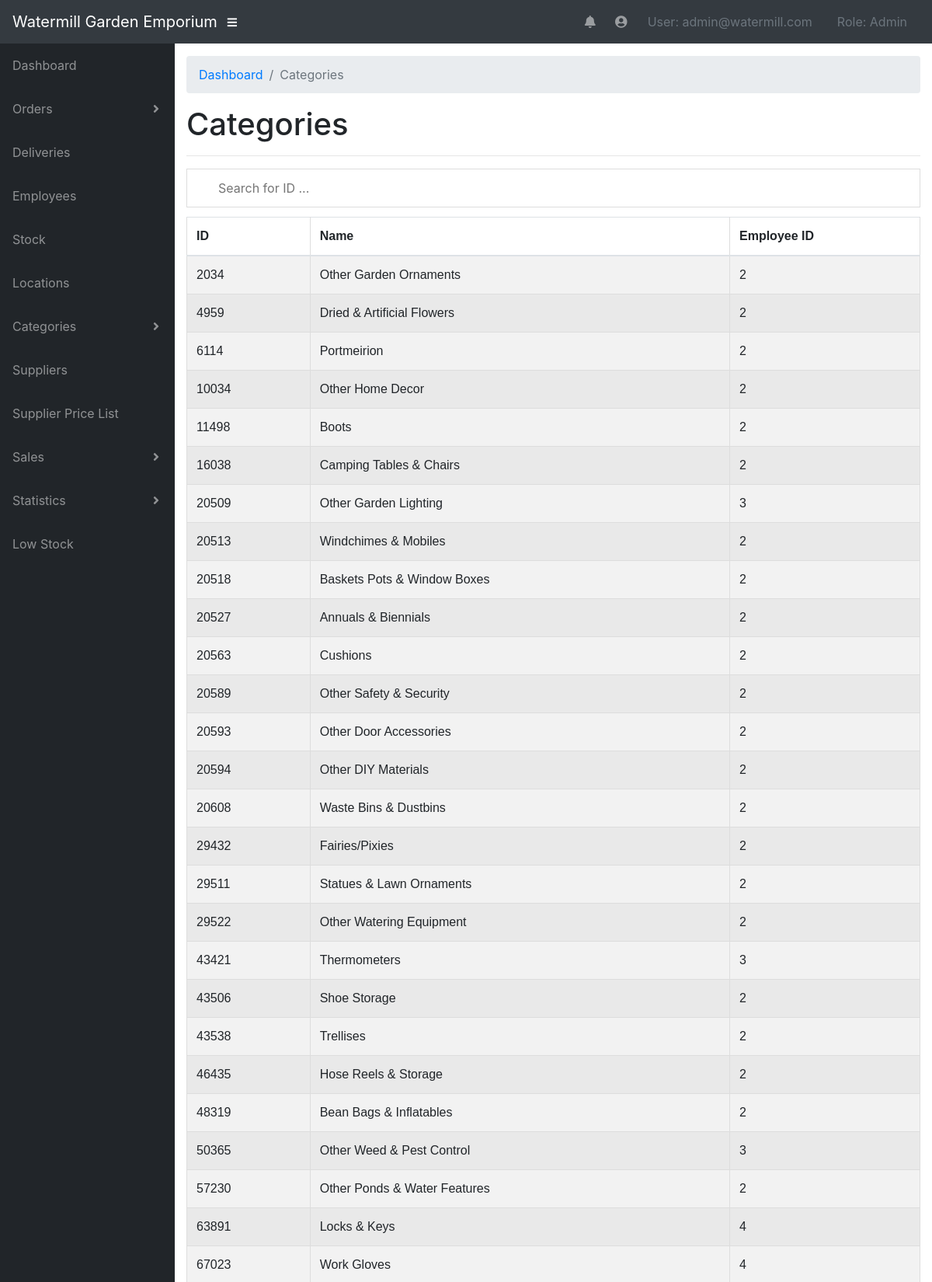
/category.php (signed in, upper part), run on the app's committed database.
### tables this page shows
CREATE TABLE IF NOT EXISTS category (
  categoryId int NOT NULL,
  categoryName varchar(255) NOT NULL,
  employeeId int(11),
  PRIMARY KEY (categoryId)
);

### private/functions.php (called while the page is built, shortened)
<?php
	function url_for($script_path) {
	  if($script_path[0] != '/') {
	    $script_path = "/" . $script_path;
	  }
	  return WWW_ROOT . $script_path;
	}
	function h($string="") {
		return htmlspecialchars($string);
	}
?>

### private/query_functions.php (called while the page is built, shortened)
<?php
    function find_all_category() {
        global $db;
        $sql = "SELECT * FROM category ";
        $result = mysqli_query($db, $sql);
        return $result;
    }
?>

### public/category.php (the view, shortened to what this page needs)
<?php $subject_set = find_all_category(); ?>
<?php include(SHARED_PATH . '/header.php'); ?>
<div id="content-wrapper">
      <div class="container-fluid">
        <ol class="breadcrumb">
          <li class="breadcrumb-item">
            <a href="<?php echo url_for('index.php'); ?>">Dashboard</a>
          </li>
          <li class="breadcrumb-item active">Categories</li>
        </ol>
        <h1>Categories</h1>
        <hr>
      </div>
      <div class="container">
      <input type="text" id="myInput" onkeyup="myFunction()" placeholder="Search for ID ..." title="Type in Category ID">
        <table class="table table-striped" id="myTable">
                <thead>
                  <tr>
                    <th>ID</th>
                    <th>Name</th>
                    <th>Employee ID</th>
                  </tr>
                </thead>
            <tbody>
            <?php while($page = mysqli_fetch_assoc($subject_set)) { ?>
              <tr>
                <td><?php echo h($page['categoryId']); ?></td>
                <td><?php echo h($page['categoryName']); ?></td>
                <td><?php echo h($page['employeeId']); ?></td>
              </tr>
            <?php } ?>
            </tbody>
          </table>
      </div>
</div>
</div>
<?php include(SHARED_PATH . '/footer.php'); ?>

### data on the page
category: categoryId "2034", categoryName "Other Garden Ornaments", employeeId "2"
category: categoryId "4959", categoryName "Dried & Artificial Flowers", employeeId "2"
category: categoryId "6114", categoryName "Portmeirion", employeeId "2"
category: categoryId "10034", categoryName "Other Home Decor", employeeId "2"
category: categoryId "11498", categoryName "Boots", employeeId "2"
category: categoryId "16038", categoryName "Camping Tables & Chairs", employeeId "2"
category: categoryId "20509", categoryName "Other Garden Lighting", employeeId "3"
category: categoryId "20513", categoryName "Windchimes & Mobiles", employeeId "2"
category: categoryId "20518", categoryName "Baskets Pots & Window Boxes", employeeId "2"
category: categoryId "20527", categoryName "Annuals & Biennials", employeeId "2"
category: categoryId "20563", categoryName "Cushions", employeeId "2"
category: categoryId "20589", categoryName "Other Safety & Security", employeeId "2"
category: categoryId "20593", categoryName "Other Door Accessories", employeeId "2"
category: categoryId "20594", categoryName "Other DIY Materials", employeeId "2"
category: categoryId "20608", categoryName "Waste Bins & Dustbins", employeeId "2"
category: categoryId "29432", categoryName "Fairies/Pixies", employeeId "2"
category: categoryId "29511", categoryName "Statues & Lawn Ornaments", employeeId "2"
category: categoryId "29522", categoryName "Other Watering Equipment", employeeId "2"
category: categoryId "43421", categoryName "Thermometers", employeeId "3"
category: categoryId "43506", categoryName "Shoe Storage", employeeId "2"
category: categoryId "43538", categoryName "Trellises", employeeId "2"
category: categoryId "46435", categoryName "Hose Reels & Storage", employeeId "2"
category: categoryId "48319", categoryName "Bean Bags & Inflatables", employeeId "2"
category: categoryId "50365", categoryName "Other Weed & Pest Control", employeeId "3"
category: categoryId "57230", categoryName "Other Ponds & Water Features", employeeId "2"
category: categoryId "63891", categoryName "Locks & Keys", employeeId "4"
category: categoryId "67023", categoryName "Work Gloves", employeeId "4"

### other printed values
$_SESSION['email'] "admin@watermill.com"
$_SESSION['jobRole'] "Admin"
